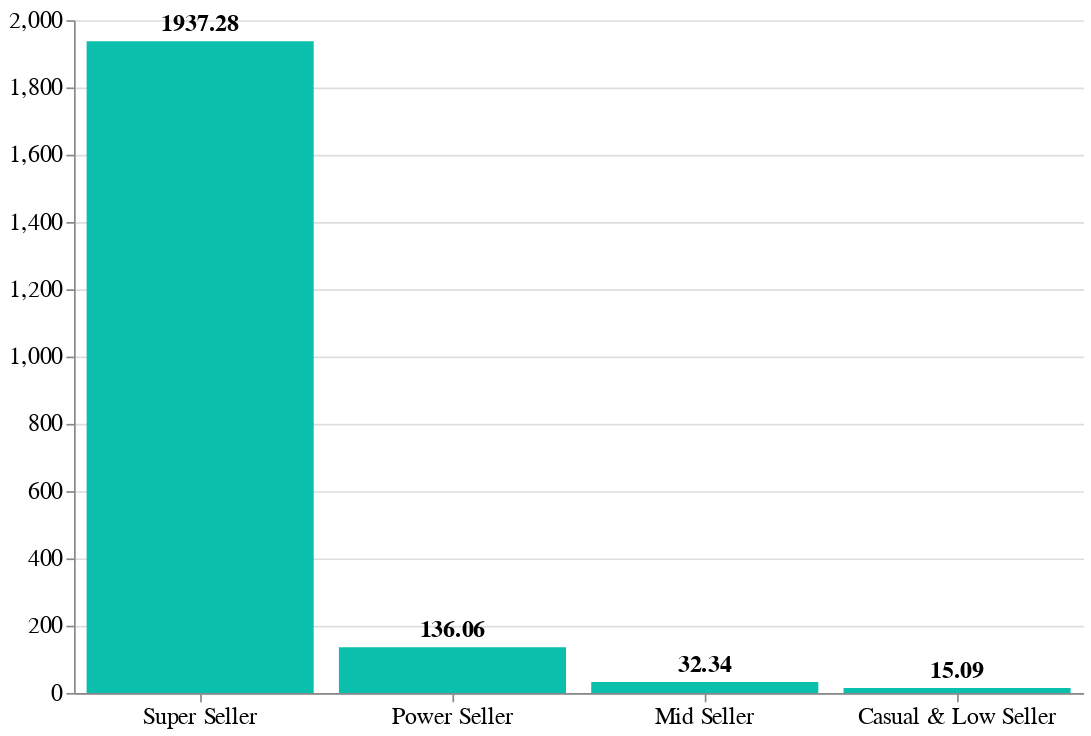

Write the Vega-Lite specification saved for this chart.
### Vega-Lite specification from a JSON file in a GitHub repository (floating-point values rounded to 4 significant figures)
{"config": {"view": {"continuousWidth": 300, "continuousHeight": 300, "stroke": null}, "axisX": {"labelAngle": 0, "labelFontSize": 14}, "axisY": {"labelFontSize": 14}}, "layer": [{"mark": {"type": "bar", "color": "#0AC0AD"}, "encoding": {"x": {"field": "seller_class", "sort": ["Super Seller", "Power Seller", "Mid Seller", "Casual & Low Seller"], "title": null, "type": "nominal"}, "y": {"field": "avg_like_per_sold", "title": null, "type": "quantitative"}}}, {"mark": {"type": "text", "color": "black", "dy": -10, "fontSize": 14, "fontWeight": "bold"}, "encoding": {"text": {"field": "avg_like_per_sold", "format": ".2f", "type": "quantitative"}, "x": {"field": "seller_class", "sort": ["Super Seller", "Power Seller", "Mid Seller", "Casual & Low Seller"], "type": "nominal"}, "y": {"field": "avg_like_per_sold", "type": "quantitative"}}}], "data": {"name": "data-aa92c5da7ecbb4782734a2b6581a56f6"}, "height": 400, "width": 600, "$schema": "https://vega.github.io/schema/vega-lite/v5.20.1.json", "datasets": {"data-aa92c5da7ecbb4782734a2b6581a56f6": [{"seller_class": "Super Seller", "avg_like_per_sold": 1937.0}, {"seller_class": "Power Seller", "avg_like_per_sold": 136.1}, {"seller_class": "Mid Seller", "avg_like_per_sold": 32.34}, {"seller_class": "Casual & Low Seller", "avg_like_per_sold": 15.09}]}}
